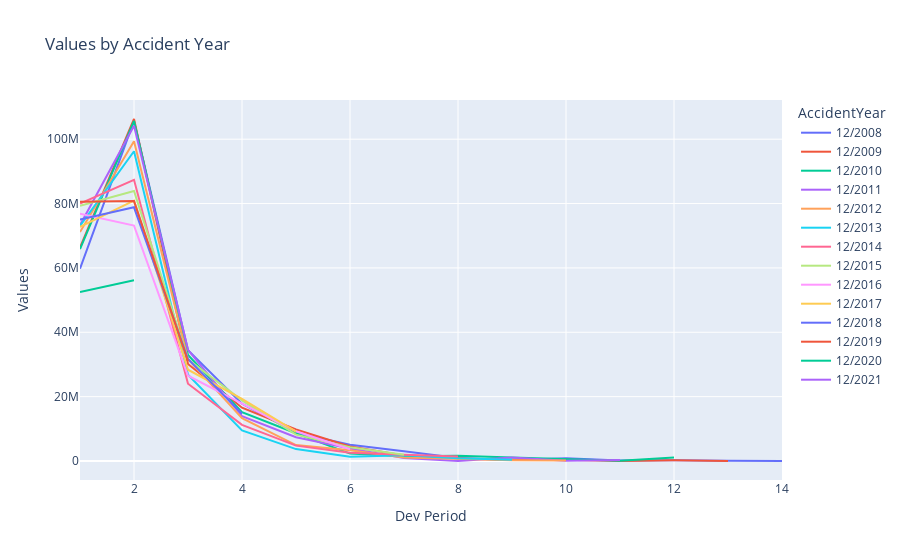
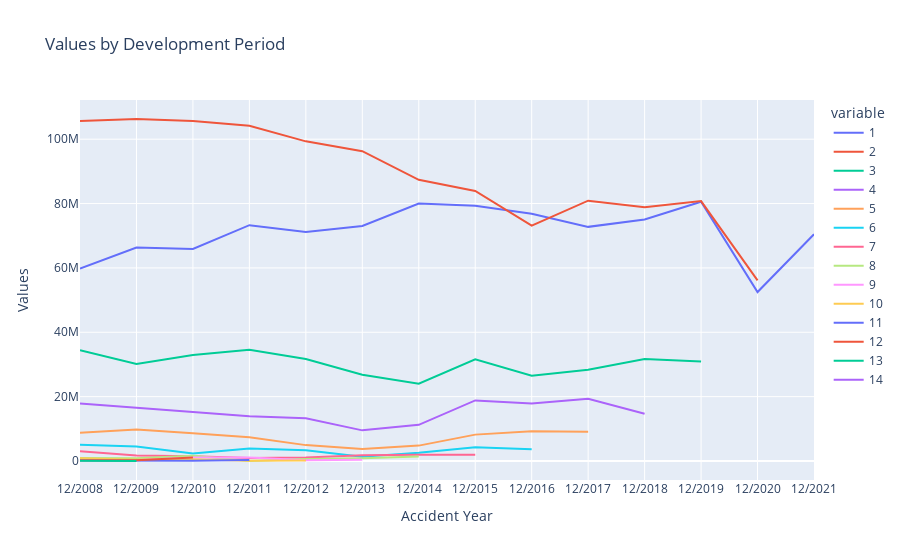

The notebook cell saved with these charts, in order:
### Code cell
#Grafico por año de accidente y año de desarrollo del triangulo de Pagos incremental:
IncPaid_tr.graph_tr()

### Figure 1 — Plotly figure (JSON) as saved in the notebook; plotly's stock layout.template omitted (floating-point values rounded to 4 significant figures)
{"data": [{"hovertemplate": "AccidentYear=12/2008<br>index=%{x}<br>value=%{y}<extra></extra>", "legendgroup": "12/2008", "line": {"color": "#636efa", "dash": "solid"}, "marker": {"symbol": "circle"}, "mode": "lines", "name": "12/2008", "orientation": "v", "showlegend": true, "type": "scatter", "x": [1, 2, 3, 4, 5, 6, 7, 8, 9, 10, 11, 12, 13, 14], "xaxis": "x", "y": [59770000.0, 105680498, 34420435, 17840000.0, 8798000.0, 5053000.0, 3022000.0, 909342, 350427, 836500.0, 151200.0, 257700.0, 49380.0, 1998.0], "yaxis": "y"}, {"hovertemplate": "AccidentYear=12/2009<br>index=%{x}<br>value=%{y}<extra></extra>", "legendgroup": "12/2009", "line": {"color": "#EF553B", "dash": "solid"}, "marker": {"symbol": "circle"}, "mode": "lines", "name": "12/2009", "orientation": "v", "showlegend": true, "type": "scatter", "x": [1, 2, 3, 4, 5, 6, 7, 8, 9, 10, 11, 12, 13, 14], "xaxis": "x", "y": [66322949, 106300000.0, 30134314, 16570000.0, 9798000.0, 4514000.0, 1750000.0, 879300.0, 341100.0, 396300.0, 32298, 209251, 21510.0, null], "yaxis": "y"}, {"hovertemplate": "AccidentYear=12/2010<br>index=%{x}<br>value=%{y}<extra></extra>", "legendgroup": "12/2010", "line": {"color": "#00cc96", "dash": "solid"}, "marker": {"symbol": "circle"}, "mode": "lines", "name": "12/2010", "orientation": "v", "showlegend": true, "type": "scatter", "x": [1, 2, 3, 4, 5, 6, 7, 8, 9, 10, 11, 12, 13, 14], "xaxis": "x", "y": [65870000.0, 105700000.0, 32970000.0, 15160000.0, 8639000.0, 2304000.0, 1509000.0, 1632000.0, 1078000.0, 562163, 80520.0, 1087000.0, null, null], "yaxis": "y"}, {"hovertemplate": "AccidentYear=12/2011<br>index=%{x}<br>value=%{y}<extra></extra>", "legendgroup": "12/2011", "line": {"color": "#ab63fa", "dash": "solid"}, "marker": {"symbol": "circle"}, "mode": "lines", "name": "12/2011", "orientation": "v", "showlegend": true, "type": "scatter", "x": [1, 2, 3, 4, 5, 6, 7, 8, 9, 10, 11, 12, 13, 14], "xaxis": "x", "y": [73280000.0, 104200000.0, 34551657, 13920000.0, 7395000.0, 3913000.0, 958900.0, 33481, 1071588, 53300.0, 317800.0, null, null, null], "yaxis": "y"}, {"hovertemplate": "AccidentYear=12/2012<br>index=%{x}<br>value=%{y}<extra></extra>", "legendgroup": "12/2012", "line": {"color": "#FFA15A", "dash": "solid"}, "marker": {"symbol": "circle"}, "mode": "lines", "name": "12/2012", "orientation": "v", "showlegend": true, "type": "scatter", "x": [1, 2, 3, 4, 5, 6, 7, 8, 9, 10, 11, 12, 13, 14], "xaxis": "x", "y": [71130000.0, 99328726, 31670000.0, 13300000.0, 4936000.0, 3352000.0, 1116000.0, 611331, 268600.0, 125100.0, null, null, null, null], "yaxis": "y"}, {"hovertemplate": "AccidentYear=12/2013<br>index=%{x}<br>value=%{y}<extra></extra>", "legendgroup": "12/2013", "line": {"color": "#19d3f3", "dash": "solid"}, "marker": {"symbol": "circle"}, "mode": "lines", "name": "12/2013", "orientation": "v", "showlegend": true, "type": "scatter", "x": [1, 2, 3, 4, 5, 6, 7, 8, 9, 10, 11, 12, 13, 14], "xaxis": "x", "y": [73050000.0, 96260000.0, 26810000.0, 9522000.0, 3703000.0, 1329000.0, 1804000.0, 842300.0, 394282, null, null, null, null, null], "yaxis": "y"}, {"hovertemplate": "AccidentYear=12/2014<br>index=%{x}<br>value=%{y}<extra></extra>", "legendgroup": "12/2014", "line": {"color": "#FF6692", "dash": "solid"}, "marker": {"symbol": "circle"}, "mode": "lines", "name": "12/2014", "orientation": "v", "showlegend": true, "type": "scatter", "x": [1, 2, 3, 4, 5, 6, 7, 8, 9, 10, 11, 12, 13, 14], "xaxis": "x", "y": [80030000.0, 87381735, 24010000.0, 11233663, 4780951, 2549330, 1964732, 1389000.0, null, null, null, null, null, null], "yaxis": "y"}, {"hovertemplate": "AccidentYear=12/2015<br>index=%{x}<br>value=%{y}<extra></extra>", "legendgroup": "12/2015", "line": {"color": "#B6E880", "dash": "solid"}, "marker": {"symbol": "circle"}, "mode": "lines", "name": "12/2015", "orientation": "v", "showlegend": true, "type": "scatter", "x": [1, 2, 3, 4, 5, 6, 7, 8, 9, 10, 11, 12, 13, 14], "xaxis": "x", "y": [79283232, 83910000.0, 31590000.0, 18830000.0, 8199000.0, 4303000.0, 1972000.0, null, null, null, null, null, null, null], "yaxis": "y"}, {"hovertemplate": "AccidentYear=12/2016<br>index=%{x}<br>value=%{y}<extra></extra>", "legendgroup": "12/2016", "line": {"color": "#FF97FF", "dash": "solid"}, "marker": {"symbol": "circle"}, "mode": "lines", "name": "12/2016", "orientation": "v", "showlegend": true, "type": "scatter", "x": [1, 2, 3, 4, 5, 6, 7, 8, 9, 10, 11, 12, 13, 14], "xaxis": "x", "y": [76830000.0, 73160000.0, 26490000.0, 17870000.0, 9236990, 3673000.0, null, null, null, null, null, null, null, null], "yaxis": "y"}, {"hovertemplate": "AccidentYear=12/2017<br>index=%{x}<br>value=%{y}<extra></extra>", "legendgroup": "12/2017", "line": {"color": "#FECB52", "dash": "solid"}, "marker": {"symbol": "circle"}, "mode": "lines", "name": "12/2017", "orientation": "v", "showlegend": true, "type": "scatter", "x": [1, 2, 3, 4, 5, 6, 7, 8, 9, 10, 11, 12, 13, 14], "xaxis": "x", "y": [72760000.0, 80900000.0, 28370000.0, 19320000.0, 9119000.0, null, null, null, null, null, null, null, null, null], "yaxis": "y"}, {"hovertemplate": "AccidentYear=12/2018<br>index=%{x}<br>value=%{y}<extra></extra>", "legendgroup": "12/2018", "line": {"color": "#636efa", "dash": "solid"}, "marker": {"symbol": "circle"}, "mode": "lines", "name": "12/2018", "orientation": "v", "showlegend": true, "type": "scatter", "x": [1, 2, 3, 4, 5, 6, 7, 8, 9, 10, 11, 12, 13, 14], "xaxis": "x", "y": [75059369, 78840000.0, 31700000.0, 14690000.0, null, null, null, null, null, null, null, null, null, null], "yaxis": "y"}, {"hovertemplate": "AccidentYear=12/2019<br>index=%{x}<br>value=%{y}<extra></extra>", "legendgroup": "12/2019", "line": {"color": "#EF553B", "dash": "solid"}, "marker": {"symbol": "circle"}, "mode": "lines", "name": "12/2019", "orientation": "v", "showlegend": true, "type": "scatter", "x": [1, 2, 3, 4, 5, 6, 7, 8, 9, 10, 11, 12, 13, 14], "xaxis": "x", "y": [80580000.0, 80772545, 30953076, null, null, null, null, null, null, null, null, null, null, null], "yaxis": "y"}, {"hovertemplate": "AccidentYear=12/2020<br>index=%{x}<br>value=%{y}<extra></extra>", "legendgroup": "12/2020", "line": {"color": "#00cc96", "dash": "solid"}, "marker": {"symbol": "circle"}, "mode": "lines", "name": "12/2020", "orientation": "v", "showlegend": true, "type": "scatter", "x": [1, 2, 3, 4, 5, 6, 7, 8, 9, 10, 11, 12, 13, 14], "xaxis": "x", "y": [52500000.0, 56139440, null, null, null, null, null, null, null, null, null, null, null, null], "yaxis": "y"}, {"hovertemplate": "AccidentYear=12/2021<br>index=%{x}<br>value=%{y}<extra></extra>", "legendgroup": "12/2021", "line": {"color": "#ab63fa", "dash": "solid"}, "marker": {"symbol": "circle"}, "mode": "lines", "name": "12/2021", "orientation": "v", "showlegend": true, "type": "scatter", "x": [1, 2, 3, 4, 5, 6, 7, 8, 9, 10, 11, 12, 13, 14], "xaxis": "x", "y": [70450000.0, null, null, null, null, null, null, null, null, null, null, null, null, null], "yaxis": "y"}], "layout": {"legend": {"title": {"text": "AccidentYear"}, "tracegroupgap": 0}, "title": {"text": "Values by Accident Year"}, "xaxis": {"anchor": "y", "domain": [0, 1], "title": {"text": "Dev Period"}}, "yaxis": {"anchor": "x", "domain": [0, 1], "title": {"text": "Values"}}}}

### Figure 2 — Plotly figure (JSON) as saved in the notebook; plotly's stock layout.template omitted (floating-point values rounded to 4 significant figures)
{"data": [{"hovertemplate": "variable=1<br>AccidentYear=%{x}<br>value=%{y}<extra></extra>", "legendgroup": "1", "line": {"color": "#636efa", "dash": "solid"}, "marker": {"symbol": "circle"}, "mode": "lines", "name": "1", "orientation": "v", "showlegend": true, "type": "scatter", "x": ["12/2008", "12/2009", "12/2010", "12/2011", "12/2012", "12/2013", "12/2014", "12/2015", "12/2016", "12/2017", "12/2018", "12/2019", "12/2020", "12/2021"], "xaxis": "x", "y": [59770000.0, 66322949, 65870000.0, 73280000.0, 71130000.0, 73050000.0, 80030000.0, 79283232, 76830000.0, 72760000.0, 75059369, 80580000.0, 52500000.0, 70450000.0], "yaxis": "y"}, {"hovertemplate": "variable=2<br>AccidentYear=%{x}<br>value=%{y}<extra></extra>", "legendgroup": "2", "line": {"color": "#EF553B", "dash": "solid"}, "marker": {"symbol": "circle"}, "mode": "lines", "name": "2", "orientation": "v", "showlegend": true, "type": "scatter", "x": ["12/2008", "12/2009", "12/2010", "12/2011", "12/2012", "12/2013", "12/2014", "12/2015", "12/2016", "12/2017", "12/2018", "12/2019", "12/2020", "12/2021"], "xaxis": "x", "y": [105680498, 106300000.0, 105700000.0, 104200000.0, 99328726, 96260000.0, 87381735, 83910000.0, 73160000.0, 80900000.0, 78840000.0, 80772545, 56139440, null], "yaxis": "y"}, {"hovertemplate": "variable=3<br>AccidentYear=%{x}<br>value=%{y}<extra></extra>", "legendgroup": "3", "line": {"color": "#00cc96", "dash": "solid"}, "marker": {"symbol": "circle"}, "mode": "lines", "name": "3", "orientation": "v", "showlegend": true, "type": "scatter", "x": ["12/2008", "12/2009", "12/2010", "12/2011", "12/2012", "12/2013", "12/2014", "12/2015", "12/2016", "12/2017", "12/2018", "12/2019", "12/2020", "12/2021"], "xaxis": "x", "y": [34420435, 30134314, 32970000.0, 34551657, 31670000.0, 26810000.0, 24010000.0, 31590000.0, 26490000.0, 28370000.0, 31700000.0, 30953076, null, null], "yaxis": "y"}, {"hovertemplate": "variable=4<br>AccidentYear=%{x}<br>value=%{y}<extra></extra>", "legendgroup": "4", "line": {"color": "#ab63fa", "dash": "solid"}, "marker": {"symbol": "circle"}, "mode": "lines", "name": "4", "orientation": "v", "showlegend": true, "type": "scatter", "x": ["12/2008", "12/2009", "12/2010", "12/2011", "12/2012", "12/2013", "12/2014", "12/2015", "12/2016", "12/2017", "12/2018", "12/2019", "12/2020", "12/2021"], "xaxis": "x", "y": [17840000.0, 16570000.0, 15160000.0, 13920000.0, 13300000.0, 9522000.0, 11233663, 18830000.0, 17870000.0, 19320000.0, 14690000.0, null, null, null], "yaxis": "y"}, {"hovertemplate": "variable=5<br>AccidentYear=%{x}<br>value=%{y}<extra></extra>", "legendgroup": "5", "line": {"color": "#FFA15A", "dash": "solid"}, "marker": {"symbol": "circle"}, "mode": "lines", "name": "5", "orientation": "v", "showlegend": true, "type": "scatter", "x": ["12/2008", "12/2009", "12/2010", "12/2011", "12/2012", "12/2013", "12/2014", "12/2015", "12/2016", "12/2017", "12/2018", "12/2019", "12/2020", "12/2021"], "xaxis": "x", "y": [8798000.0, 9798000.0, 8639000.0, 7395000.0, 4936000.0, 3703000.0, 4780951, 8199000.0, 9236990, 9119000.0, null, null, null, null], "yaxis": "y"}, {"hovertemplate": "variable=6<br>AccidentYear=%{x}<br>value=%{y}<extra></extra>", "legendgroup": "6", "line": {"color": "#19d3f3", "dash": "solid"}, "marker": {"symbol": "circle"}, "mode": "lines", "name": "6", "orientation": "v", "showlegend": true, "type": "scatter", "x": ["12/2008", "12/2009", "12/2010", "12/2011", "12/2012", "12/2013", "12/2014", "12/2015", "12/2016", "12/2017", "12/2018", "12/2019", "12/2020", "12/2021"], "xaxis": "x", "y": [5053000.0, 4514000.0, 2304000.0, 3913000.0, 3352000.0, 1329000.0, 2549330, 4303000.0, 3673000.0, null, null, null, null, null], "yaxis": "y"}, {"hovertemplate": "variable=7<br>AccidentYear=%{x}<br>value=%{y}<extra></extra>", "legendgroup": "7", "line": {"color": "#FF6692", "dash": "solid"}, "marker": {"symbol": "circle"}, "mode": "lines", "name": "7", "orientation": "v", "showlegend": true, "type": "scatter", "x": ["12/2008", "12/2009", "12/2010", "12/2011", "12/2012", "12/2013", "12/2014", "12/2015", "12/2016", "12/2017", "12/2018", "12/2019", "12/2020", "12/2021"], "xaxis": "x", "y": [3022000.0, 1750000.0, 1509000.0, 958900.0, 1116000.0, 1804000.0, 1964732, 1972000.0, null, null, null, null, null, null], "yaxis": "y"}, {"hovertemplate": "variable=8<br>AccidentYear=%{x}<br>value=%{y}<extra></extra>", "legendgroup": "8", "line": {"color": "#B6E880", "dash": "solid"}, "marker": {"symbol": "circle"}, "mode": "lines", "name": "8", "orientation": "v", "showlegend": true, "type": "scatter", "x": ["12/2008", "12/2009", "12/2010", "12/2011", "12/2012", "12/2013", "12/2014", "12/2015", "12/2016", "12/2017", "12/2018", "12/2019", "12/2020", "12/2021"], "xaxis": "x", "y": [909342, 879300.0, 1632000.0, 33481, 611331, 842300.0, 1389000.0, null, null, null, null, null, null, null], "yaxis": "y"}, {"hovertemplate": "variable=9<br>AccidentYear=%{x}<br>value=%{y}<extra></extra>", "legendgroup": "9", "line": {"color": "#FF97FF", "dash": "solid"}, "marker": {"symbol": "circle"}, "mode": "lines", "name": "9", "orientation": "v", "showlegend": true, "type": "scatter", "x": ["12/2008", "12/2009", "12/2010", "12/2011", "12/2012", "12/2013", "12/2014", "12/2015", "12/2016", "12/2017", "12/2018", "12/2019", "12/2020", "12/2021"], "xaxis": "x", "y": [350427, 341100.0, 1078000.0, 1071588, 268600.0, 394282, null, null, null, null, null, null, null, null], "yaxis": "y"}, {"hovertemplate": "variable=10<br>AccidentYear=%{x}<br>value=%{y}<extra></extra>", "legendgroup": "10", "line": {"color": "#FECB52", "dash": "solid"}, "marker": {"symbol": "circle"}, "mode": "lines", "name": "10", "orientation": "v", "showlegend": true, "type": "scatter", "x": ["12/2008", "12/2009", "12/2010", "12/2011", "12/2012", "12/2013", "12/2014", "12/2015", "12/2016", "12/2017", "12/2018", "12/2019", "12/2020", "12/2021"], "xaxis": "x", "y": [836500.0, 396300.0, 562163, 53300.0, 125100.0, null, null, null, null, null, null, null, null, null], "yaxis": "y"}, {"hovertemplate": "variable=11<br>AccidentYear=%{x}<br>value=%{y}<extra></extra>", "legendgroup": "11", "line": {"color": "#636efa", "dash": "solid"}, "marker": {"symbol": "circle"}, "mode": "lines", "name": "11", "orientation": "v", "showlegend": true, "type": "scatter", "x": ["12/2008", "12/2009", "12/2010", "12/2011", "12/2012", "12/2013", "12/2014", "12/2015", "12/2016", "12/2017", "12/2018", "12/2019", "12/2020", "12/2021"], "xaxis": "x", "y": [151200.0, 32298, 80520.0, 317800.0, null, null, null, null, null, null, null, null, null, null], "yaxis": "y"}, {"hovertemplate": "variable=12<br>AccidentYear=%{x}<br>value=%{y}<extra></extra>", "legendgroup": "12", "line": {"color": "#EF553B", "dash": "solid"}, "marker": {"symbol": "circle"}, "mode": "lines", "name": "12", "orientation": "v", "showlegend": true, "type": "scatter", "x": ["12/2008", "12/2009", "12/2010", "12/2011", "12/2012", "12/2013", "12/2014", "12/2015", "12/2016", "12/2017", "12/2018", "12/2019", "12/2020", "12/2021"], "xaxis": "x", "y": [257700.0, 209251, 1087000.0, null, null, null, null, null, null, null, null, null, null, null], "yaxis": "y"}, {"hovertemplate": "variable=13<br>AccidentYear=%{x}<br>value=%{y}<extra></extra>", "legendgroup": "13", "line": {"color": "#00cc96", "dash": "solid"}, "marker": {"symbol": "circle"}, "mode": "lines", "name": "13", "orientation": "v", "showlegend": true, "type": "scatter", "x": ["12/2008", "12/2009", "12/2010", "12/2011", "12/2012", "12/2013", "12/2014", "12/2015", "12/2016", "12/2017", "12/2018", "12/2019", "12/2020", "12/2021"], "xaxis": "x", "y": [49380.0, 21510.0, null, null, null, null, null, null, null, null, null, null, null, null], "yaxis": "y"}, {"hovertemplate": "variable=14<br>AccidentYear=%{x}<br>value=%{y}<extra></extra>", "legendgroup": "14", "line": {"color": "#ab63fa", "dash": "solid"}, "marker": {"symbol": "circle"}, "mode": "lines", "name": "14", "orientation": "v", "showlegend": true, "type": "scatter", "x": ["12/2008", "12/2009", "12/2010", "12/2011", "12/2012", "12/2013", "12/2014", "12/2015", "12/2016", "12/2017", "12/2018", "12/2019", "12/2020", "12/2021"], "xaxis": "x", "y": [1998.0, null, null, null, null, null, null, null, null, null, null, null, null, null], "yaxis": "y"}], "layout": {"legend": {"title": {"text": "variable"}, "tracegroupgap": 0}, "title": {"text": "Values by Development Period"}, "xaxis": {"anchor": "y", "domain": [0, 1], "title": {"text": "Accident Year"}}, "yaxis": {"anchor": "x", "domain": [0, 1], "title": {"text": "Values"}}}}
